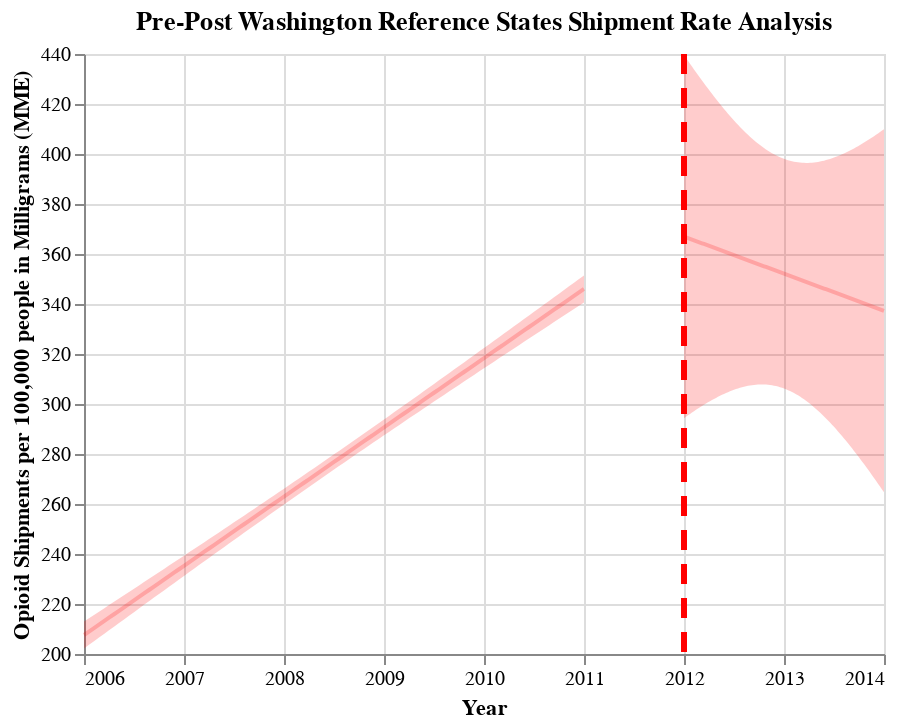

The notebook cell this image was saved under:
### Code cell
## Generate Pre-Post Graphs for WA reference states
fit, reg_chart_pre_WA_ref = get_reg_fit_WA_ref(
    ship_data_WA_ref_subset_grouped_pre, 
    yvar="MME_Rate", 
    xvar="YEAR", 
    alpha=0.05
)

fit, reg_chart_post_WA_ref = get_reg_fit_WA_ref(
    ship_data_WA_ref_subset_grouped_post, 
    yvar="MME_Rate", 
    xvar="YEAR", 
    alpha=0.05
)

## Create line post-policy implementation
line_2012 = alt.Chart(pd.DataFrame({'x': [2012]})).mark_rule(strokeDash=[10, 7], color = "red", strokeWidth=3).encode(x='x')

## Generate final pre-post graph for WA reference states
pre_post_WA_ref = reg_chart_pre_WA_ref + reg_chart_post_WA_ref + line_2012
pre_post_WA_ref.properties(title="Pre-Post Washington Reference States Shipment Rate Analysis")

### Figure 1 — Vega-Lite specification as saved in the notebook (floating-point values rounded to 4 significant figures)
{"config": {"view": {"continuousWidth": 400, "continuousHeight": 300}}, "layer": [{"mark": {"type": "errorband", "color": "red", "opacity": 0.2}, "encoding": {"x": {"field": "YEAR", "type": "quantitative"}, "y": {"field": "ci_low", "title": "", "type": "quantitative"}, "y2": {"field": "ci_high"}}}, {"mark": {"type": "line", "color": "red", "opacity": 0.2}, "encoding": {"x": {"axis": {"format": "T", "title": "Year"}, "field": "YEAR", "scale": {"zero": false}, "type": "quantitative"}, "y": {"field": "MME_Rate", "scale": {"zero": false}, "title": "Opioid Shipments per 100,000 people in Milligrams (MME)", "type": "quantitative"}}}, {"layer": [{"mark": {"type": "errorband", "color": "red", "opacity": 0.2}, "encoding": {"x": {"field": "YEAR", "type": "quantitative"}, "y": {"field": "ci_low", "title": "", "type": "quantitative"}, "y2": {"field": "ci_high"}}}, {"mark": {"type": "line", "color": "red", "opacity": 0.2}, "encoding": {"x": {"axis": {"format": "T", "title": "Year"}, "field": "YEAR", "scale": {"zero": false}, "type": "quantitative"}, "y": {"field": "MME_Rate", "scale": {"zero": false}, "title": "Opioid Shipments per 100,000 people in Milligrams (MME)", "type": "quantitative"}}}], "data": {"name": "data-f9e475c2b997dbc3943bc0163745dd41"}}, {"data": {"name": "data-093671e60d609957934f7032375c92d9"}, "mark": {"type": "rule", "color": "red", "strokeDash": [10, 7], "strokeWidth": 3}, "encoding": {"x": {"field": "x", "type": "quantitative"}}}], "data": {"name": "data-77c78818bacf844136387320219978b6"}, "title": "Pre-Post Washington Reference States Shipment Rate Analysis", "$schema": "https://vega.github.io/schema/vega-lite/v4.17.0.json", "datasets": {"data-77c78818bacf844136387320219978b6": [{"YEAR": 2006.0, "MME_Rate": 207.6, "ci_low": 202.2, "ci_high": 213.0}, {"YEAR": 2006.0, "MME_Rate": 209.0, "ci_low": 203.7, "ci_high": 214.3}, {"YEAR": 2006.0, "MME_Rate": 210.4, "ci_low": 205.1, "ci_high": 215.6}, {"YEAR": 2006.0, "MME_Rate": 211.8, "ci_low": 206.6, "ci_high": 216.9}, {"YEAR": 2006.0, "MME_Rate": 213.1, "ci_low": 208.0, "ci_high": 218.2}, {"YEAR": 2006.0, "MME_Rate": 214.5, "ci_low": 209.5, "ci_high": 219.6}, {"YEAR": 2006.0, "MME_Rate": 215.9, "ci_low": 210.9, "ci_high": 220.9}, {"YEAR": 2006.0, "MME_Rate": 217.3, "ci_low": 212.4, "ci_high": 222.2}, {"YEAR": 2006.0, "MME_Rate": 218.7, "ci_low": 213.8, "ci_high": 223.5}, {"YEAR": 2006.0, "MME_Rate": 220.1, "ci_low": 215.3, "ci_high": 224.8}, {"YEAR": 2006.0, "MME_Rate": 221.4, "ci_low": 216.7, "ci_high": 226.1}, {"YEAR": 2007.0, "MME_Rate": 222.8, "ci_low": 218.2, "ci_high": 227.4}, {"YEAR": 2007.0, "MME_Rate": 224.2, "ci_low": 219.7, "ci_high": 228.8}, {"YEAR": 2007.0, "MME_Rate": 225.6, "ci_low": 221.1, "ci_high": 230.1}, {"YEAR": 2007.0, "MME_Rate": 227.0, "ci_low": 222.6, "ci_high": 231.4}, {"YEAR": 2007.0, "MME_Rate": 228.4, "ci_low": 224.0, "ci_high": 232.7}, {"YEAR": 2007.0, "MME_Rate": 229.7, "ci_low": 225.4, "ci_high": 234.0}, {"YEAR": 2007.0, "MME_Rate": 231.1, "ci_low": 226.9, "ci_high": 235.4}, {"YEAR": 2007.0, "MME_Rate": 232.5, "ci_low": 228.3, "ci_high": 236.7}, {"YEAR": 2007.0, "MME_Rate": 233.9, "ci_low": 229.8, "ci_high": 238.0}, {"YEAR": 2007.0, "MME_Rate": 235.3, "ci_low": 231.2, "ci_high": 239.3}, {"YEAR": 2007.0, "MME_Rate": 236.7, "ci_low": 232.7, "ci_high": 240.7}, {"YEAR": 2007.0, "MME_Rate": 238.1, "ci_low": 234.1, "ci_high": 242.0}, {"YEAR": 2007.0, "MME_Rate": 239.4, "ci_low": 235.6, "ci_high": 243.3}, {"YEAR": 2007.0, "MME_Rate": 240.8, "ci_low": 237.0, "ci_high": 244.6}, {"YEAR": 2007.0, "MME_Rate": 242.2, "ci_low": 238.4, "ci_high": 246.0}, {"YEAR": 2007.0, "MME_Rate": 243.6, "ci_low": 239.9, "ci_high": 247.3}, {"YEAR": 2007.0, "MME_Rate": 245.0, "ci_low": 241.3, "ci_high": 248.6}, {"YEAR": 2007.0, "MME_Rate": 246.4, "ci_low": 242.7, "ci_high": 250.0}, {"YEAR": 2007.0, "MME_Rate": 247.7, "ci_low": 244.2, "ci_high": 251.3}, {"YEAR": 2007.0, "MME_Rate": 249.1, "ci_low": 245.6, "ci_high": 252.7}, {"YEAR": 2008.0, "MME_Rate": 250.5, "ci_low": 247.0, "ci_high": 254.0}, {"YEAR": 2008.0, "MME_Rate": 251.9, "ci_low": 248.5, "ci_high": 255.3}, {"YEAR": 2008.0, "MME_Rate": 253.3, "ci_low": 249.9, "ci_high": 256.7}, {"YEAR": 2008.0, "MME_Rate": 254.7, "ci_low": 251.3, "ci_high": 258.0}, {"YEAR": 2008.0, "MME_Rate": 256.0, "ci_low": 252.7, "ci_high": 259.4}, {"YEAR": 2008.0, "MME_Rate": 257.4, "ci_low": 254.1, "ci_high": 260.7}, {"YEAR": 2008.0, "MME_Rate": 258.8, "ci_low": 255.6, "ci_high": 262.1}, {"YEAR": 2008.0, "MME_Rate": 260.2, "ci_low": 257.0, "ci_high": 263.4}, {"YEAR": 2008.0, "MME_Rate": 261.6, "ci_low": 258.4, "ci_high": 264.8}, {"YEAR": 2008.0, "MME_Rate": 263.0, "ci_low": 259.8, "ci_high": 266.1}, {"YEAR": 2008.0, "MME_Rate": 264.4, "ci_low": 261.2, "ci_high": 267.5}, {"YEAR": 2008.0, "MME_Rate": 265.7, "ci_low": 262.6, "ci_high": 268.9}, {"YEAR": 2008.0, "MME_Rate": 267.1, "ci_low": 264.0, "ci_high": 270.2}, {"YEAR": 2008.0, "MME_Rate": 268.5, "ci_low": 265.4, "ci_high": 271.6}, {"YEAR": 2008.0, "MME_Rate": 269.9, "ci_low": 266.8, "ci_high": 273.0}, {"YEAR": 2008.0, "MME_Rate": 271.3, "ci_low": 268.2, "ci_high": 274.3}, {"YEAR": 2008.0, "MME_Rate": 272.7, "ci_low": 269.6, "ci_high": 275.7}, {"YEAR": 2008.0, "MME_Rate": 274.0, "ci_low": 271.0, "ci_high": 277.1}, {"YEAR": 2008.0, "MME_Rate": 275.4, "ci_low": 272.4, "ci_high": 278.5}, {"YEAR": 2008.0, "MME_Rate": 276.8, "ci_low": 273.8, "ci_high": 279.9}, {"YEAR": 2009.0, "MME_Rate": 278.2, "ci_low": 275.2, "ci_high": 281.2}, {"YEAR": 2009.0, "MME_Rate": 279.6, "ci_low": 276.5, "ci_high": 282.6}, {"YEAR": 2009.0, "MME_Rate": 281.0, "ci_low": 277.9, "ci_high": 284.0}, {"YEAR": 2009.0, "MME_Rate": 282.4, "ci_low": 279.3, "ci_high": 285.4}, {"YEAR": 2009.0, "MME_Rate": 283.7, "ci_low": 280.7, "ci_high": 286.8}, {"YEAR": 2009.0, "MME_Rate": 285.1, "ci_low": 282.0, "ci_high": 288.2}, {"YEAR": 2009.0, "MME_Rate": 286.5, "ci_low": 283.4, "ci_high": 289.6}, {"YEAR": 2009.0, "MME_Rate": 287.9, "ci_low": 284.8, "ci_high": 291.0}, {"YEAR": 2009.0, "MME_Rate": 289.3, "ci_low": 286.1, "ci_high": 292.4}, {"YEAR": 2009.0, "MME_Rate": 290.7, "ci_low": 287.5, "ci_high": 293.8}, {"YEAR": 2009.0, "MME_Rate": 292.0, "ci_low": 288.8, "ci_high": 295.2}, {"YEAR": 2009.0, "MME_Rate": 293.4, "ci_low": 290.2, "ci_high": 296.7}, {"YEAR": 2009.0, "MME_Rate": 294.8, "ci_low": 291.5, "ci_high": 298.1}, {"YEAR": 2009.0, "MME_Rate": 296.2, "ci_low": 292.9, "ci_high": 299.5}, {"YEAR": 2009.0, "MME_Rate": 297.6, "ci_low": 294.3, "ci_high": 300.9}, {"YEAR": 2009.0, "MME_Rate": 299.0, "ci_low": 295.6, "ci_high": 302.3}, {"YEAR": 2009.0, "MME_Rate": 300.3, "ci_low": 296.9, "ci_high": 303.7}, {"YEAR": 2009.0, "MME_Rate": 301.7, "ci_low": 298.3, "ci_high": 305.2}, {"YEAR": 2009.0, "MME_Rate": 303.1, "ci_low": 299.6, "ci_high": 306.6}, {"YEAR": 2009.0, "MME_Rate": 304.5, "ci_low": 301.0, "ci_high": 308.0}, {"YEAR": 2010.0, "MME_Rate": 305.9, "ci_low": 302.3, "ci_high": 309.5}, {"YEAR": 2010.0, "MME_Rate": 307.3, "ci_low": 303.6, "ci_high": 310.9}, {"YEAR": 2010.0, "MME_Rate": 308.7, "ci_low": 305.0, "ci_high": 312.3}, {"YEAR": 2010.0, "MME_Rate": 310.0, "ci_low": 306.3, "ci_high": 313.8}, {"YEAR": 2010.0, "MME_Rate": 311.4, "ci_low": 307.6, "ci_high": 315.2}, {"YEAR": 2010.0, "MME_Rate": 312.8, "ci_low": 309.0, "ci_high": 316.6}, {"YEAR": 2010.0, "MME_Rate": 314.2, "ci_low": 310.3, "ci_high": 318.1}, {"YEAR": 2010.0, "MME_Rate": 315.6, "ci_low": 311.6, "ci_high": 319.5}, {"YEAR": 2010.0, "MME_Rate": 317.0, "ci_low": 313.0, "ci_high": 321.0}, {"YEAR": 2010.0, "MME_Rate": 318.3, "ci_low": 314.3, "ci_high": 322.4}, {"YEAR": 2010.0, "MME_Rate": 319.7, "ci_low": 315.6, "ci_high": 323.8}, {"YEAR": 2010.0, "MME_Rate": 321.1, "ci_low": 316.9, "ci_high": 325.3}, {"YEAR": 2010.0, "MME_Rate": 322.5, "ci_low": 318.3, "ci_high": 326.7}, {"YEAR": 2010.0, "MME_Rate": 323.9, "ci_low": 319.6, "ci_high": 328.2}, {"YEAR": 2010.0, "MME_Rate": 325.3, "ci_low": 320.9, "ci_high": 329.6}, {"YEAR": 2010.0, "MME_Rate": 326.6, "ci_low": 322.2, "ci_high": 331.1}, {"YEAR": 2010.0, "MME_Rate": 328.0, "ci_low": 323.5, "ci_high": 332.5}, {"YEAR": 2010.0, "MME_Rate": 329.4, "ci_low": 324.9, "ci_high": 334.0}, {"YEAR": 2010.0, "MME_Rate": 330.8, "ci_low": 326.2, "ci_high": 335.4}, {"YEAR": 2010.0, "MME_Rate": 332.2, "ci_low": 327.5, "ci_high": 336.9}, {"YEAR": 2011.0, "MME_Rate": 333.6, "ci_low": 328.8, "ci_high": 338.3}, {"YEAR": 2011.0, "MME_Rate": 335.0, "ci_low": 330.1, "ci_high": 339.8}, {"YEAR": 2011.0, "MME_Rate": 336.3, "ci_low": 331.4, "ci_high": 341.2}, {"YEAR": 2011.0, "MME_Rate": 337.7, "ci_low": 332.8, "ci_high": 342.7}, {"YEAR": 2011.0, "MME_Rate": 339.1, "ci_low": 334.1, "ci_high": 344.1}, {"YEAR": 2011.0, "MME_Rate": 340.5, "ci_low": 335.4, "ci_high": 345.6}, {"YEAR": 2011.0, "MME_Rate": 341.9, "ci_low": 336.7, "ci_high": 347.1}, {"YEAR": 2011.0, "MME_Rate": 343.3, "ci_low": 338.0, "ci_high": 348.5}, {"YEAR": 2011.0, "MME_Rate": 344.6, "ci_low": 339.3, "ci_high": 350.0}, {"YEAR": 2011.0, "MME_Rate": 346.0, "ci_low": 340.6, "ci_high": 351.4}], "data-f9e475c2b997dbc3943bc0163745dd41": [{"YEAR": 2012.0, "MME_Rate": 367.0, "ci_low": 294.3, "ci_high": 439.6}, {"YEAR": 2012.0, "MME_Rate": 366.7, "ci_low": 294.9, "ci_high": 438.4}, {"YEAR": 2012.0, "MME_Rate": 366.4, "ci_low": 295.5, "ci_high": 437.3}, {"YEAR": 2012.0, "MME_Rate": 366.1, "ci_low": 296.0, "ci_high": 436.1}, {"YEAR": 2012.0, "MME_Rate": 365.8, "ci_low": 296.6, "ci_high": 435.0}, {"YEAR": 2012.0, "MME_Rate": 365.5, "ci_low": 297.1, "ci_high": 433.8}, {"YEAR": 2012.0, "MME_Rate": 365.2, "ci_low": 297.7, "ci_high": 432.7}, {"YEAR": 2012.0, "MME_Rate": 364.9, "ci_low": 298.2, "ci_high": 431.6}, {"YEAR": 2012.0, "MME_Rate": 364.6, "ci_low": 298.7, "ci_high": 430.5}, {"YEAR": 2012.0, "MME_Rate": 364.3, "ci_low": 299.2, "ci_high": 429.4}, {"YEAR": 2012.0, "MME_Rate": 364.0, "ci_low": 299.7, "ci_high": 428.3}, {"YEAR": 2012.0, "MME_Rate": 363.7, "ci_low": 300.2, "ci_high": 427.2}, {"YEAR": 2012.0, "MME_Rate": 363.4, "ci_low": 300.7, "ci_high": 426.2}, {"YEAR": 2012.0, "MME_Rate": 363.1, "ci_low": 301.1, "ci_high": 425.1}, {"YEAR": 2012.0, "MME_Rate": 362.8, "ci_low": 301.6, "ci_high": 424.1}, {"YEAR": 2012.0, "MME_Rate": 362.5, "ci_low": 302.0, "ci_high": 423.0}, {"YEAR": 2012.0, "MME_Rate": 362.2, "ci_low": 302.4, "ci_high": 422.0}, {"YEAR": 2012.0, "MME_Rate": 361.9, "ci_low": 302.9, "ci_high": 421.0}, {"YEAR": 2012.0, "MME_Rate": 361.6, "ci_low": 303.3, "ci_high": 420.0}, {"YEAR": 2012.0, "MME_Rate": 361.3, "ci_low": 303.7, "ci_high": 419.0}, {"YEAR": 2012.0, "MME_Rate": 361.0, "ci_low": 304.0, "ci_high": 418.0}, {"YEAR": 2012.0, "MME_Rate": 360.7, "ci_low": 304.4, "ci_high": 417.1}, {"YEAR": 2012.0, "MME_Rate": 360.4, "ci_low": 304.7, "ci_high": 416.1}, {"YEAR": 2012.0, "MME_Rate": 360.1, "ci_low": 305.1, "ci_high": 415.2}, {"YEAR": 2012.0, "MME_Rate": 359.8, "ci_low": 305.4, "ci_high": 414.3}, {"YEAR": 2012.0, "MME_Rate": 359.6, "ci_low": 305.7, "ci_high": 413.4}, {"YEAR": 2013.0, "MME_Rate": 359.3, "ci_low": 306.0, "ci_high": 412.5}, {"YEAR": 2013.0, "MME_Rate": 359.0, "ci_low": 306.2, "ci_high": 411.7}, {"YEAR": 2013.0, "MME_Rate": 358.7, "ci_low": 306.5, "ci_high": 410.8}, {"YEAR": 2013.0, "MME_Rate": 358.4, "ci_low": 306.7, "ci_high": 410.0}, {"YEAR": 2013.0, "MME_Rate": 358.1, "ci_low": 306.9, "ci_high": 409.2}, {"YEAR": 2013.0, "MME_Rate": 357.8, "ci_low": 307.1, "ci_high": 408.4}, {"YEAR": 2013.0, "MME_Rate": 357.5, "ci_low": 307.3, "ci_high": 407.7}, {"YEAR": 2013.0, "MME_Rate": 357.2, "ci_low": 307.4, "ci_high": 406.9}, {"YEAR": 2013.0, "MME_Rate": 356.9, "ci_low": 307.5, "ci_high": 406.2}, {"YEAR": 2013.0, "MME_Rate": 356.6, "ci_low": 307.6, "ci_high": 405.5}, {"YEAR": 2013.0, "MME_Rate": 356.3, "ci_low": 307.7, "ci_high": 404.8}, {"YEAR": 2013.0, "MME_Rate": 356.0, "ci_low": 307.8, "ci_high": 404.2}, {"YEAR": 2013.0, "MME_Rate": 355.7, "ci_low": 307.8, "ci_high": 403.6}, {"YEAR": 2013.0, "MME_Rate": 355.4, "ci_low": 307.8, "ci_high": 403.0}, {"YEAR": 2013.0, "MME_Rate": 355.1, "ci_low": 307.8, "ci_high": 402.4}, {"YEAR": 2013.0, "MME_Rate": 354.8, "ci_low": 307.8, "ci_high": 401.8}, {"YEAR": 2013.0, "MME_Rate": 354.5, "ci_low": 307.7, "ci_high": 401.3}, {"YEAR": 2013.0, "MME_Rate": 354.2, "ci_low": 307.6, "ci_high": 400.8}, {"YEAR": 2013.0, "MME_Rate": 353.9, "ci_low": 307.5, "ci_high": 400.3}, {"YEAR": 2013.0, "MME_Rate": 353.6, "ci_low": 307.3, "ci_high": 399.9}, {"YEAR": 2013.0, "MME_Rate": 353.3, "ci_low": 307.2, "ci_high": 399.5}, {"YEAR": 2013.0, "MME_Rate": 353.0, "ci_low": 307.0, "ci_high": 399.1}, {"YEAR": 2013.0, "MME_Rate": 352.7, "ci_low": 306.7, "ci_high": 398.7}, {"YEAR": 2013.0, "MME_Rate": 352.4, "ci_low": 306.5, "ci_high": 398.4}, {"YEAR": 2013.0, "MME_Rate": 352.1, "ci_low": 306.2, "ci_high": 398.1}, {"YEAR": 2013.0, "MME_Rate": 351.8, "ci_low": 305.9, "ci_high": 397.8}, {"YEAR": 2013.0, "MME_Rate": 351.5, "ci_low": 305.5, "ci_high": 397.5}, {"YEAR": 2013.0, "MME_Rate": 351.2, "ci_low": 305.2, "ci_high": 397.3}, {"YEAR": 2013.0, "MME_Rate": 350.9, "ci_low": 304.8, "ci_high": 397.1}, {"YEAR": 2013.0, "MME_Rate": 350.6, "ci_low": 304.4, "ci_high": 396.9}, {"YEAR": 2013.0, "MME_Rate": 350.4, "ci_low": 303.9, "ci_high": 396.8}, {"YEAR": 2013.0, "MME_Rate": 350.1, "ci_low": 303.5, "ci_high": 396.7}, {"YEAR": 2013.0, "MME_Rate": 349.8, "ci_low": 303.0, "ci_high": 396.6}, {"YEAR": 2013.0, "MME_Rate": 349.5, "ci_low": 302.4, "ci_high": 396.5}, {"YEAR": 2013.0, "MME_Rate": 349.2, "ci_low": 301.9, "ci_high": 396.5}, {"YEAR": 2013.0, "MME_Rate": 348.9, "ci_low": 301.3, "ci_high": 396.4}, {"YEAR": 2013.0, "MME_Rate": 348.6, "ci_low": 300.7, "ci_high": 396.4}, {"YEAR": 2013.0, "MME_Rate": 348.3, "ci_low": 300.1, "ci_high": 396.5}, {"YEAR": 2013.0, "MME_Rate": 348.0, "ci_low": 299.4, "ci_high": 396.5}, {"YEAR": 2013.0, "MME_Rate": 347.7, "ci_low": 298.7, "ci_high": 396.6}, {"YEAR": 2013.0, "MME_Rate": 347.4, "ci_low": 298.0, "ci_high": 396.7}, {"YEAR": 2013.0, "MME_Rate": 347.1, "ci_low": 297.3, "ci_high": 396.8}, {"YEAR": 2013.0, "MME_Rate": 346.8, "ci_low": 296.6, "ci_high": 397.0}, {"YEAR": 2013.0, "MME_Rate": 346.5, "ci_low": 295.8, "ci_high": 397.2}, {"YEAR": 2013.0, "MME_Rate": 346.2, "ci_low": 295.0, "ci_high": 397.3}, {"YEAR": 2013.0, "MME_Rate": 345.9, "ci_low": 294.2, "ci_high": 397.6}, {"YEAR": 2013.0, "MME_Rate": 345.6, "ci_low": 293.4, "ci_high": 397.8}, {"YEAR": 2013.0, "MME_Rate": 345.3, "ci_low": 292.6, "ci_high": 398.0}, {"YEAR": 2013.0, "MME_Rate": 345.0, "ci_low": 291.7, "ci_high": 398.3}, {"YEAR": 2013.0, "MME_Rate": 344.7, "ci_low": 290.9, "ci_high": 398.6}, {"YEAR": 2014.0, "MME_Rate": 344.4, "ci_low": 290.0, "ci_high": 398.9}, {"YEAR": 2014.0, "MME_Rate": 344.1, "ci_low": 289.0, "ci_high": 399.2}, {"YEAR": 2014.0, "MME_Rate": 343.8, "ci_low": 288.1, "ci_high": 399.5}, {"YEAR": 2014.0, "MME_Rate": 343.5, "ci_low": 287.2, "ci_high": 399.9}, {"YEAR": 2014.0, "MME_Rate": 343.2, "ci_low": 286.2, "ci_high": 400.2}, {"YEAR": 2014.0, "MME_Rate": 342.9, "ci_low": 285.3, "ci_high": 400.6}, {"YEAR": 2014.0, "MME_Rate": 342.6, "ci_low": 284.3, "ci_high": 401.0}, {"YEAR": 2014.0, "MME_Rate": 342.3, "ci_low": 283.3, "ci_high": 401.4}, {"YEAR": 2014.0, "MME_Rate": 342.0, "ci_low": 282.3, "ci_high": 401.8}, {"YEAR": 2014.0, "MME_Rate": 341.7, "ci_low": 281.2, "ci_high": 402.2}, {"YEAR": 2014.0, "MME_Rate": 341.4, "ci_low": 280.2, "ci_high": 402.7}, {"YEAR": 2014.0, "MME_Rate": 341.2, "ci_low": 279.2, "ci_high": 403.1}, {"YEAR": 2014.0, "MME_Rate": 340.9, "ci_low": 278.1, "ci_high": 403.6}, {"YEAR": 2014.0, "MME_Rate": 340.6, "ci_low": 277.0, "ci_high": 404.1}, {"YEAR": 2014.0, "MME_Rate": 340.3, "ci_low": 276.0, "ci_high": 404.6}, {"YEAR": 2014.0, "MME_Rate": 340.0, "ci_low": 274.9, "ci_high": 405.1}, {"YEAR": 2014.0, "MME_Rate": 339.7, "ci_low": 273.8, "ci_high": 405.6}, {"YEAR": 2014.0, "MME_Rate": 339.4, "ci_low": 272.7, "ci_high": 406.1}, {"YEAR": 2014.0, "MME_Rate": 339.1, "ci_low": 271.5, "ci_high": 406.6}, {"YEAR": 2014.0, "MME_Rate": 338.8, "ci_low": 270.4, "ci_high": 407.1}, {"YEAR": 2014.0, "MME_Rate": 338.5, "ci_low": 269.3, "ci_high": 407.7}, {"YEAR": 2014.0, "MME_Rate": 338.2, "ci_low": 268.1, "ci_high": 408.2}, {"YEAR": 2014.0, "MME_Rate": 337.9, "ci_low": 267.0, "ci_high": 408.8}, {"YEAR": 2014.0, "MME_Rate": 337.6, "ci_low": 265.8, "ci_high": 409.4}, {"YEAR": 2014.0, "MME_Rate": 337.3, "ci_low": 264.7, "ci_high": 409.9}], "data-093671e60d609957934f7032375c92d9": [{"x": 2012}]}}
